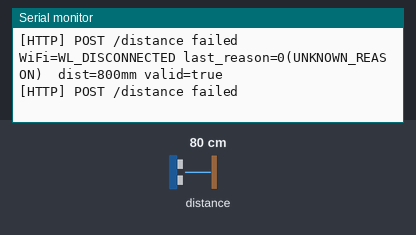
Recording of a sketch running on a simulated ESP32. On the bench: the last lines printed to the serial monitor. Inputs (shaded band) come from the test bench; at power-on: distance to the obstacle 80 cm. WiFi joins after 1.5 s; servers stay silent unless stated; uploads are accepted with an empty reply.

Above: at 2.2 s.
2.3 s: distance to the obstacle set to 2 cm
At 3.0 s:
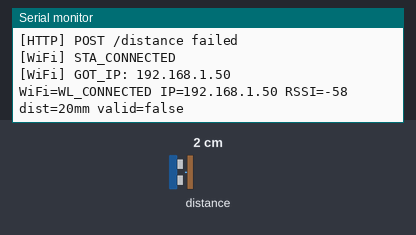
4.0 s: distance to the obstacle set to 4 cm
At 4.5 s:
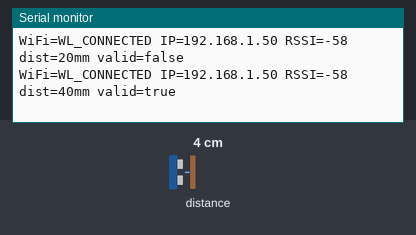

Measured:
- after the input at 2.3 s, the serial monitor: prints a new line after 0.30 s (image 1)
- after the input at 4.0 s, the serial monitor: prints a new line after 0.12 s (image 2)

The sketch:

http-connected.ino
```cpp
#include <WiFi.h>
#include <HTTPClient.h>
#include <Wire.h>
#include <VL53L0X.h>

// --------------------
// WIFI CONFIG
// --------------------
const char* WIFI_SSID = "";
const char* WIFI_PASS = "";

// Your Mac LAN IP (NOT 127.0.0.1)
const char* CONTROLLER_DISTANCE_URL = "http://:8766/distance";

// --------------------
// TIMING
// --------------------
static const uint32_t SEND_INTERVAL_MS   = 500;
static const uint32_t SERIAL_INTERVAL_MS = 500;
static const uint32_t WIFI_RETRY_MS      = 5000;

// --------------------
// I2C / SENSOR
// --------------------
static const int SDA_PIN = 21;
static const int SCL_PIN = 22;

VL53L0X sensor;

// --------------------
// STATE
// --------------------
uint32_t lastSendMs   = 0;
uint32_t lastSerialMs = 0;
uint32_t lastWifiTry  = 0;
uint32_t sequence     = 0;

volatile bool wifiEverConnected = false;
volatile uint8_t lastDiscReason = 0;

static const char* wifiStatusToStr(wl_status_t s) {
  switch (s) {
    case WL_NO_SHIELD: return "WL_NO_SHIELD";
    case WL_IDLE_STATUS: return "WL_IDLE_STATUS";
    case WL_NO_SSID_AVAIL: return "WL_NO_SSID_AVAIL";
    case WL_SCAN_COMPLETED: return "WL_SCAN_COMPLETED";
    case WL_CONNECTED: return "WL_CONNECTED";
    case WL_CONNECT_FAILED: return "WL_CONNECT_FAILED";
    case WL_CONNECTION_LOST: return "WL_CONNECTION_LOST";
    case WL_DISCONNECTED: return "WL_DISCONNECTED";
    default: return "WL_UNKNOWN";
  }
}

// ESP-IDF reason codes vary by core version, but these are common/most useful.
static const char* wifiReasonToStr(uint8_t r) {
  switch (r) {
    case 1:  return "UNSPECIFIED";
    case 2:  return "AUTH_EXPIRE";
    case 3:  return "AUTH_LEAVE";
    case 4:  return "ASSOC_EXPIRE";
    case 5:  return "ASSOC_TOOMANY";
    case 6:  return "NOT_AUTHED";
    case 7:  return "NOT_ASSOCED";
    case 8:  return "ASSOC_LEAVE";
    case 9:  return "ASSOC_NOT_AUTHED";
    case 10: return "DISASSOC_PWRCAP_BAD";
    case 11: return "DISASSOC_SUPCHAN_BAD";
    case 13: return "IE_INVALID";
    case 14: return "MIC_FAILURE";
    case 15: return "4WAY_HANDSHAKE_TIMEOUT";
    case 16: return "GROUP_KEY_UPDATE_TIMEOUT";
    case 17: return "IE_IN_4WAY_DIFFERS";
    case 18: return "GROUP_CIPHER_INVALID";
    case 19: return "PAIRWISE_CIPHER_INVALID";
    case 20: return "AKMP_INVALID";
    case 21: return "UNSUPP_RSN_IE_VERSION";
    case 22: return "INVALID_RSN_IE_CAP";
    case 23: return "802_1X_AUTH_FAILED";
    case 24: return "CIPHER_SUITE_REJECTED";
    case 200: return "BEACON_TIMEOUT";
    case 201: return "NO_AP_FOUND";
    case 202: return "AUTH_FAIL";
    case 203: return "ASSOC_FAIL";
    case 204: return "HANDSHAKE_TIMEOUT";
    default: return "UNKNOWN_REASON";
  }
}

static void onWiFiEvent(WiFiEvent_t event, WiFiEventInfo_t info) {
  switch (event) {
    case ARDUINO_EVENT_WIFI_STA_CONNECTED:
      Serial.println("[WiFi] STA_CONNECTED");
      break;

    case ARDUINO_EVENT_WIFI_STA_GOT_IP:
      wifiEverConnected = true;
      Serial.print("[WiFi] GOT_IP: ");
      Serial.println(WiFi.localIP());
      break;

    case ARDUINO_EVENT_WIFI_STA_DISCONNECTED:
      lastDiscReason = info.wifi_sta_disconnected.reason;
      Serial.print("[WiFi] DISCONNECTED. reason=");
      Serial.print(lastDiscReason);
      Serial.print(" (");
      Serial.print(wifiReasonToStr(lastDiscReason));
      Serial.println(")");
      break;

    default:
      // silence other events
      break;
  }
}

static void wifiStart() {
  WiFi.mode(WIFI_STA);

  // These help stability on some networks
  WiFi.setAutoReconnect(true);
  WiFi.persistent(false);

  Serial.print("[WiFi] begin SSID=");
  Serial.println(WIFI_SSID);

  WiFi.begin(WIFI_SSID, WIFI_PASS);
}

static void wifiEnsureConnected() {
  if (WiFi.status() == WL_CONNECTED) return;

  uint32_t now = millis();
  if (now - lastWifiTry < WIFI_RETRY_MS) return;
  lastWifiTry = now;

  Serial.print("[WiFi] status=");
  Serial.print(wifiStatusToStr(WiFi.status()));
  Serial.println(" -> retry begin()");
  wifiStart();
}

static bool httpPostDistance(int distanceCm, bool valid, uint32_t seq) {
  if (WiFi.status() != WL_CONNECTED) return false;

  HTTPClient http;
  http.begin(CONTROLLER_DISTANCE_URL);
  http.addHeader("Content-Type", "application/json");

  String payload = "{";
  payload += "\"distance_cm\":" + String(distanceCm) + ",";
  payload += "\"valid\":" + String(valid ? "true" : "false") + ",";
  payload += "\"sequence\":" + String(seq);
  payload += "}";

  int code = http.POST(payload);
  http.end();

  return (code >= 200 && code < 300);
}

void setup() {
  Serial.begin(115200);
  delay(1000);

  Serial.println();
  Serial.println("ESP32: VL53L0X + WiFi diagnostics + POST /distance @ 500ms");

  WiFi.onEvent(onWiFiEvent);
  wifiStart();

  Wire.begin(SDA_PIN, SCL_PIN);

  sensor.setTimeout(500);
  if (!sensor.init()) {
    Serial.println("ERROR: Failed to detect VL53L0X. Check VCC/GND/SDA/SCL + solder.");
    while (true) { delay(1000); }
  }

  sensor.startContinuous();
  Serial.println("VL53L0X initialized (continuous mode).");
}

void loop() {
  delay(1);

  wifiEnsureConnected();

  uint16_t distanceMm = sensor.readRangeContinuousMillimeters();
  bool timeout = sensor.timeoutOccurred();
  bool valid = (!timeout) && (distanceMm > 30) && (distanceMm < 3000);

  uint32_t now = millis();

  if (now - lastSerialMs >= SERIAL_INTERVAL_MS) {
    lastSerialMs = now;

    Serial.print("WiFi=");
    Serial.print(wifiStatusToStr(WiFi.status()));

    if (WiFi.status() == WL_CONNECTED) {
      Serial.print(" IP=");
      Serial.print(WiFi.localIP());
      Serial.print(" RSSI=");
      Serial.print(WiFi.RSSI());
    } else {
      Serial.print(" last_reason=");
      Serial.print(lastDiscReason);
      Serial.print("(");
      Serial.print(wifiReasonToStr(lastDiscReason));
      Serial.print(")");
    }

    Serial.print("  dist=");
    Serial.print(distanceMm);
    Serial.print("mm valid=");
    Serial.println(valid ? "true" : "false");
  }

  if (now - lastSendMs >= SEND_INTERVAL_MS) {
    lastSendMs = now;

    int distanceCm = (int)(distanceMm / 10);

    bool ok = httpPostDistance(distanceCm, valid, sequence++);
    if (!ok) {
      // Do NOT reconnect WiFi just because POST failed
      // We already handle wifiEnsureConnected() separately
      Serial.println("[HTTP] POST /distance failed");
    }
  }
}
```
